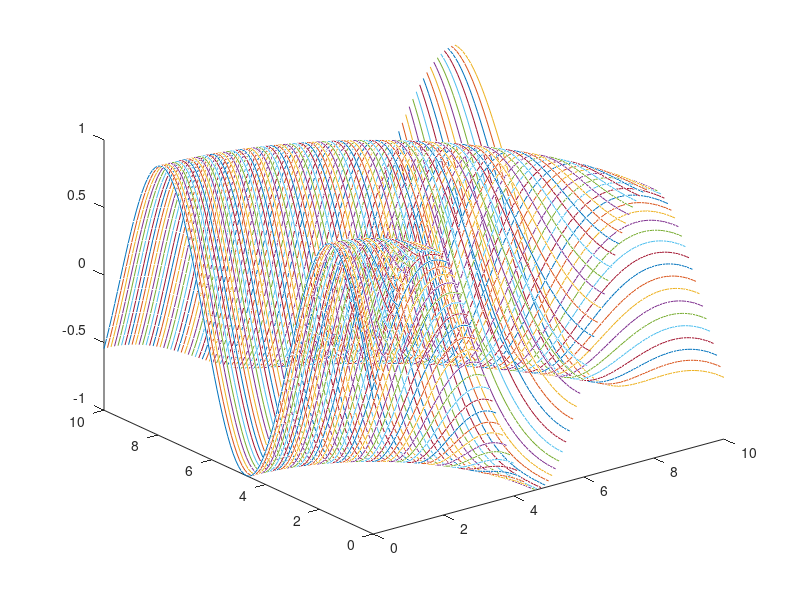

This figure's MATLAB source:
ne = 100;

x0 = 0;
xf = 10;
passo = (xf-x0)/ne;

[x,y] = meshgrid(x0:passo:xf);

F = sin(sqrt(x.^2+y.^2));
%imagesc(F);
%colormap hot;
%colorbar;

plot3(x,y,F);